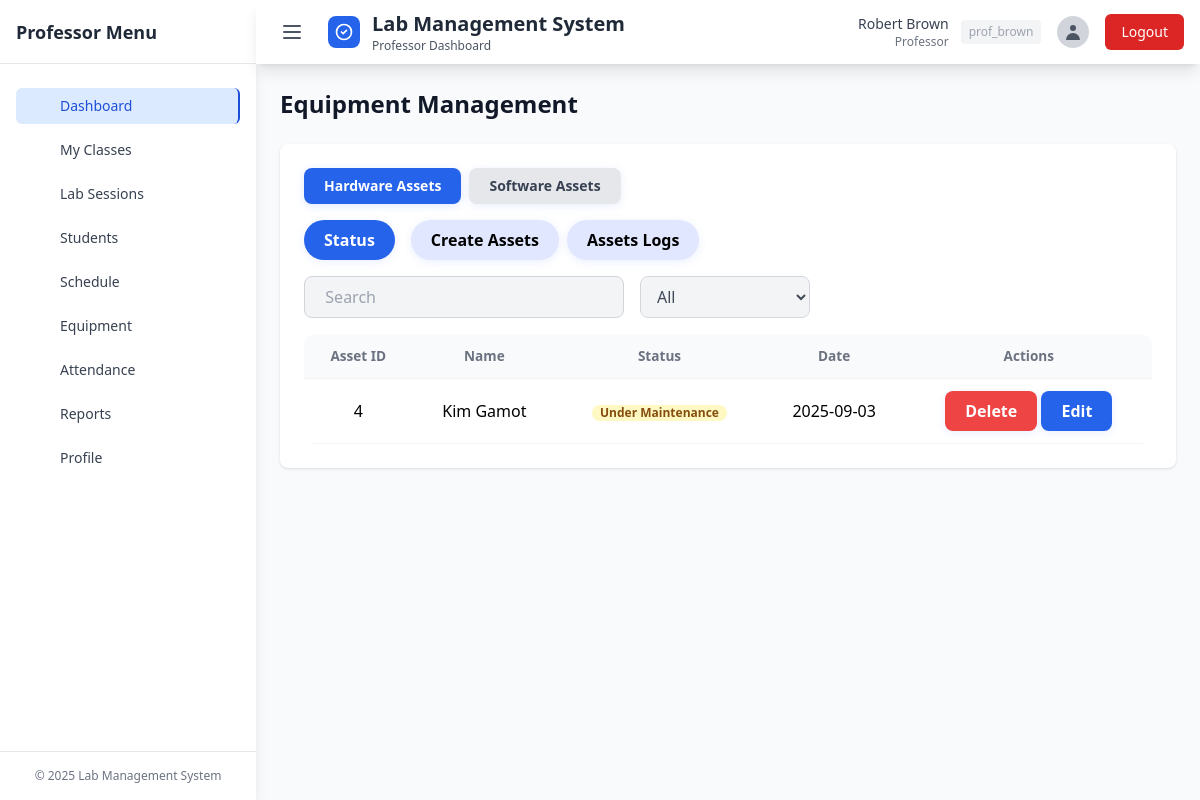
/view/professor/equipment.php (signed in), run on the app's committed database.
### tables this page shows
CREATE TABLE `hardware_assets` (
  `asset_id` int(11) NOT NULL,
  `name` varchar(255) NOT NULL,
  `type` varchar(255) DEFAULT NULL,
  `condition` varchar(50) DEFAULT NULL,
  `date` date DEFAULT NULL
);

### view/professor/equipment.php (the view, shortened to what this page needs)
<?php
$database = new Database();
$conn = $database->getConnection();
$sql = "SELECT * FROM hardware_assets";
$stmt = $conn->prepare($sql);
$stmt->execute();
$hardware_assets = $stmt->fetchAll(PDO::FETCH_ASSOC);
?>
<!DOCTYPE html>
<html lang="en">
<head>
    <link href="../../css/output.css" rel="stylesheet">
</head>
<body class="bg-gray-50">
    <div class="flex dashboard-layout">
        <?php include '../components/sidebar.php'; ?>
        <div class="flex flex-col flex-1 main-content-area">
            <?php include '../components/header.php'; ?>
            <main class="flex-1 overflow-x-hidden overflow-y-auto bg-gray-50 p-6">
                <div class="max-w-7xl mx-auto">
                    <h1 class="text-2xl font-bold text-gray-900 mb-6">Equipment Management</h1>
                    <div class="bg-white shadow rounded-lg p-6">
                        <div class="mb-4">
                            <ul class="flex flex-wrap text-sm font-medium text-center items-center space-x-2" id="assets-tab" role="tablist">
                                <li role="presentation">
                                    <button class="button-modern px-6 py-2 rounded-full tab-button active transition-colors duration-200 shadow" id="hardware-tab" type="button" role="tab" aria-controls="hardware-assets" aria-selected="true">
                                        Hardware Assets
                                    </button>
                                </li>
                                <li role="presentation">
                                    <button class="button-modern px-6 py-2 rounded-full tab-button transition-colors duration-200 bg-gray-200 text-gray-700 shadow" id="software-tab" type="button" role="tab" aria-controls="software-assets" aria-selected="false">
                                        Software Assets
                                    </button>
                                </li>
                            </ul>
                        </div>
                        <div class="flex space-x-2 mb-4">
                            <button id="status-btn" class="status-tab active">Status</button>
                            <button id="createAssetBtn" class="status-tab">Create Assets</button>
                            <a href="#" class="status-tab">Assets Logs</a>
                        </div>
                        <div class="flex items-center space-x-4 mb-4">
                            <div class="relative" style="width: 320px;">
                                <input type="text" id="searchInput" class="input-modern" placeholder="  Search">
                            </div>
                            <select id="conditionFilter" class="input-modern" style="width: 170px; color: #374151; opacity:0.95;">
                                <option value="all" selected>All</option>
                            </select>
                        </div>
                        <div id="hardware-assets" role="tabpanel" aria-labelledby="hardware-tab" class="asset-table">
                            <div class="overflow-x-auto">
                                <table class="min-w-full table-modern">
                                    <thead>
                                        <tr>
                                            <th>Asset ID</th>
                                            <th>Name</th>
                                            <th>Status</th>
                                            <th>Date</th>
                                            <th>Actions</th>
                                        </tr>
                                    </thead>
                                    <tbody id="hardware-table-body">
                                        <?php if (!empty($hardware_assets)): ?>
                                            <?php foreach ($hardware_assets as $asset): ?>
                                            <tr>
                                                <td class="text-center"><?php echo htmlspecialchars($asset['asset_id']); ?></td>
                                                <td class="text-center"><?php echo htmlspecialchars($asset['name']); ?></td>
                                                <td class="text-center">
                                                    <?php
                                                        $condition_class = '';
                                                        switch ($asset['condition']) {
                                                            case 'Under Maintenance':
                                                                $condition_class = 'bg-yellow-100 text-yellow-800';
                                                                break;
                                                        }
                                                    ?>
                                                    <span class="px-2 inline-flex text-xs leading-5 font-semibold rounded-full <?php echo $condition_class; ?>">
                                                        <?php echo htmlspecialchars($asset['condition']); ?>
                                                    </span>
                                                </td>
                                                <td class="text-center"><?php echo htmlspecialchars($asset['date']); ?></td>
                                                <td class="text-center">
                                                    <form method="post" style="display:inline;">
                                                        <button type="submit" class="button-modern" style="background:#ef4444;color:#fff;" onclick="return confirm('Are you sure you want to delete this asset?')">Delete</button>
                                                    </form>
                                                    <button type="button"
                                                        class="button-modern bg-yellow-400 hover:bg-yellow-500 text-white px-3 py-1 rounded-full edit-hardware-btn"
                                                        data-id="<?php echo $asset['asset_id']; ?>">
                                                        Edit
                                                    </button>
                                                </td>
                                            </tr>
                                            <?php endforeach; ?>
                                        <?php else: ?>
                                            <tr>
                                                <td colspan="5" class="text-center text-gray-500">No hardware assets found.</td>
                                            </tr>
                                        <?php endif; ?>
                                    </tbody>
                                </table>
                            </div>
                        </div>
                    </div>
                </div>
            </main>
        </div>
    </div>
</body>
</html>

### view/professor/equipment.php (style rules this page uses)
.tab-button { transition: background 0.2s, color 0.2s, box-shadow 0.2s; }
.tab-button.active { background-color: #2563eb; color: #fff; box-shadow: 0 2px 8px rgba(37,99,235,0.15); }
.tab-button:not(.active) { background-color: #e5e7eb; color: #374151; }
.input-modern, select.input-modern, textarea.input-modern { width: 100%; padding: 0.5rem 0.75rem; border-radius: 0.5rem; border: 1px solid #d1d5db; background: #f3f4f6; font-size: 1rem; color: #374151; transition: border-color 0.2s; }
.button-modern { background: #2563eb; color: #fff; padding: 0.5rem 1.25rem; border-radius: 0.5rem; font-weight: 600; border: none; box-shadow: 0 2px 8px rgba(37,99,235,0.10); transition: background 0.2s; }
.table-modern th, .table-modern td { padding: 0.75rem 1rem; border-bottom: 1px solid #f3f4f6; }
.table-modern th { background: #f9fafb; color: #6b7280; font-weight: 600; font-size: 0.85rem; }
.table-modern { border-radius: 0.75rem; overflow: hidden; background: #fff; }
.status-tab { background: #e0e7ff; border-radius: 9999px; padding: 0.5rem 1.25rem; font-weight: 600; display: inline-block; margin-right: 0.5rem; box-shadow: 0 2px 8px rgba(37,99,235,0.10); transition: background 0.2s, color 0.2s; }
.status-tab.active { background: #2563eb; color: #fff; }

### data on the page
hardware_assets: asset_id "4", name "Kim Gamot", condition "Under Maintenance", date "2025-09-03"

### other printed values
$user_type "Professor"
$item['name'] "Dashboard"
$item['name'] "My Classes"
$item['name'] "Lab Sessions"
$item['name'] "Students"
$item['name'] "Schedule"
$item['name'] "Equipment"
$item['name'] "Attendance"
$item['name'] "Reports"
$item['name'] "Profile"
$current_label "Professor Dashboard"
$user_name "Robert Brown"
$user_id "prof_brown"
